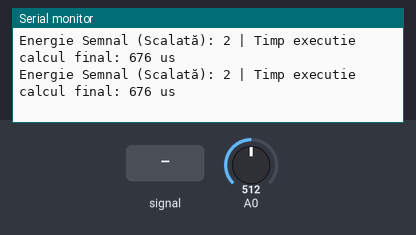
This sketch was run on a simulated Arduino Uno, built with avr-gcc and run on an emulated ATmega328P. Shown: the last lines printed to the serial monitor. Inputs (shaded band) come from the test bench; at power-on: A0 = 512.

Above: at 1.2 s.
1.3 s: A0 set to 306
At 2.4 s:
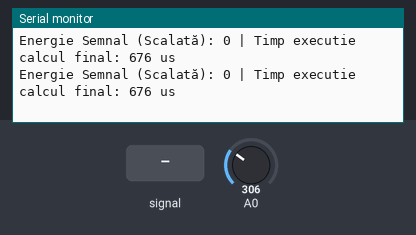
4.3 s: A0 fed a 200 Hz sine of ±81 counts around its level
5.8 s: A0 fed a 1000 Hz sine of ±255 counts around its level
At 6.5 s:
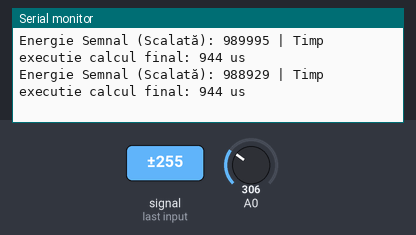
7.3 s: A0 set to 122
At 8.1 s:
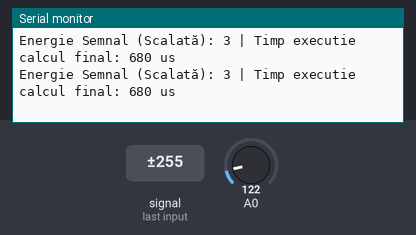
Timing chart, 0 to 10.3 s (numbered marks = the images above; inputs shaded):
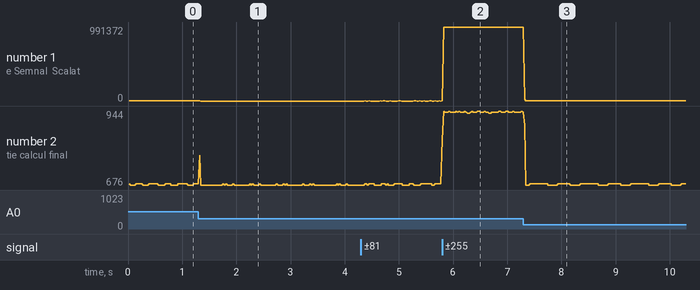

The sketch:

goertzel_1f.ino
```cpp
#include <stdint.h>
#include <avr/interrupt.h>

#define NO_SAMPLES 250
#define SAMPLING_FREQ 10000
#define TARGET_FREQ 1000

const int16_t COEFF_Q8 = 414; // coeficient precalculat shiftat cu 8 pozitii
const int16_t DC_OFFSET = 338; // valoare medie de offset masurata anterior

volatile int32_t q0 = 0; // valori volatile care se modifica la fiecare intrerupere
volatile int32_t q1 = 0;
volatile int32_t q2 = 0;
volatile uint16_t sample_count = 0;
volatile bool block_ready = false;

int32_t final_q1 = 0; // valori la finalul etapei iterative
int32_t final_q2 = 0;

void setup() {
  Serial.begin(115200);

  ADCSRA &= ~(bit(ADPS2) | bit(ADPS1) | bit(ADPS0)); // facem b2b1b0 = 000
  ADCSRA |= bit(ADPS2) | bit(ADPS0); // facem b2b1b0 = 101 <=> prescaler 32 <=> ceas ADC = 16MHz/32 = 500kHz

  cli(); // Oprim întreruperile temporar ca sa nu porneasca Timer1 in timp ce ii modificam registrele
  TCCR1A = 0; // Setăm registrele de control la 0
  TCCR1B = 0;
  TCNT1  = 0; // Resetăm contorul la 0

  // Mod CTC (Clear Timer on Compare Match)
  // OCR1A = (Clock Freq / (Prescaler * Target Freq)) - 1
  // OCR1A = (16.000.000 / (1 * 10000)) - 1 = 199
  OCR1A = 1599;

  TCCR1B |= (1 << WGM12); // Activare mod CTC
  TCCR1B |= (1 << CS10); // Prescaler 1 - ceas la 16MHz
  TIMSK1 |= (1 << OCIE1A); // Activare întrerupere Timer1 Compare
  sei(); // Pornim întreruperile
}

ISR(TIMER1_COMPA_vect) { // rutina de intreruperi declansata o data la 100us
  if (block_ready) return; // Dacă loop() încă procesează datele, sărim peste achiziție

  int16_t current_sample = analogRead(A0) - DC_OFFSET;
  q0 = ((COEFF_Q8 * q1) >> 8) - q2 + current_sample;
  q2 = q1;
  q1 = q0;
  sample_count++;

  if (sample_count >= NO_SAMPLES) { // daca am terminat de citit 250 de esantioane, resetam
    final_q1 = q1;
    final_q2 = q2;
    q1 = 0;
    q2 = 0;
    sample_count = 0;
    block_ready = true;
  }
}

void loop() {
  if (block_ready) {
    uint32_t start_time = micros();

    int64_t q1_sq = (int64_t)final_q1 * final_q1;
    int64_t q2_sq = (int64_t)final_q2 * final_q2;
    int64_t q1_q2_coeff = ((int64_t)COEFF_Q8 * final_q1 * final_q2) >> 8;

    int64_t magnitude_sq = q1_sq + q2_sq - q1_q2_coeff; // Pitagora generalizata
    int32_t display_mag = (int32_t)(magnitude_sq >> 10);

    Serial.print("Energie Semnal (Scalată): ");
    Serial.print(display_mag);
    Serial.print(" | Timp executie calcul final: ");
    uint32_t elapsed_time = micros() - start_time;
    Serial.print(elapsed_time);
    Serial.println(" us");

    block_ready = false;
  }
}
```

Measured:
- after the input at 1.3 s, the serial monitor: prints a new line at once (image 1)
- after the input at 5.8 s, the serial monitor: prints a new line at once (image 2)
- plotted number 1: 2 → 0 after the input at 1.3 s, 0 → 990389 after the input at 5.8 s
- plotted number 2: 680 → 940 after the input at 5.8 s
